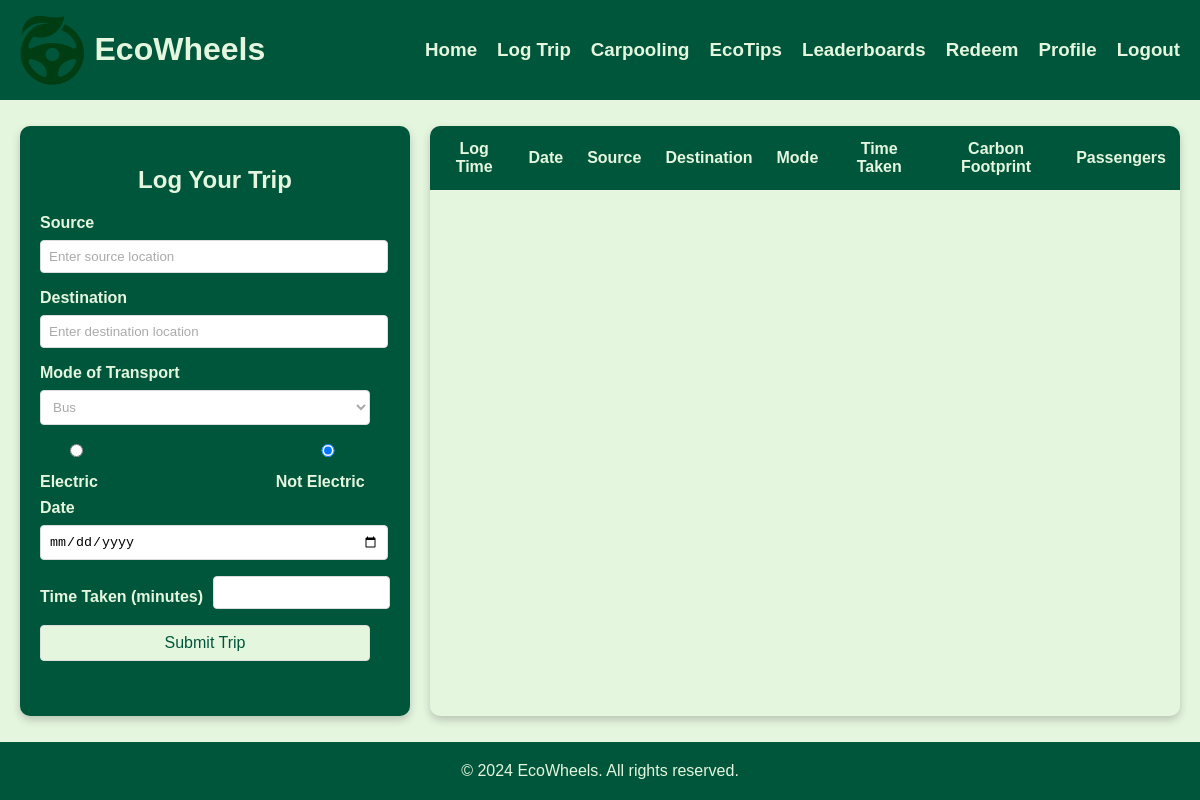
Before: /logtrip/ (signed in) with the older database file.
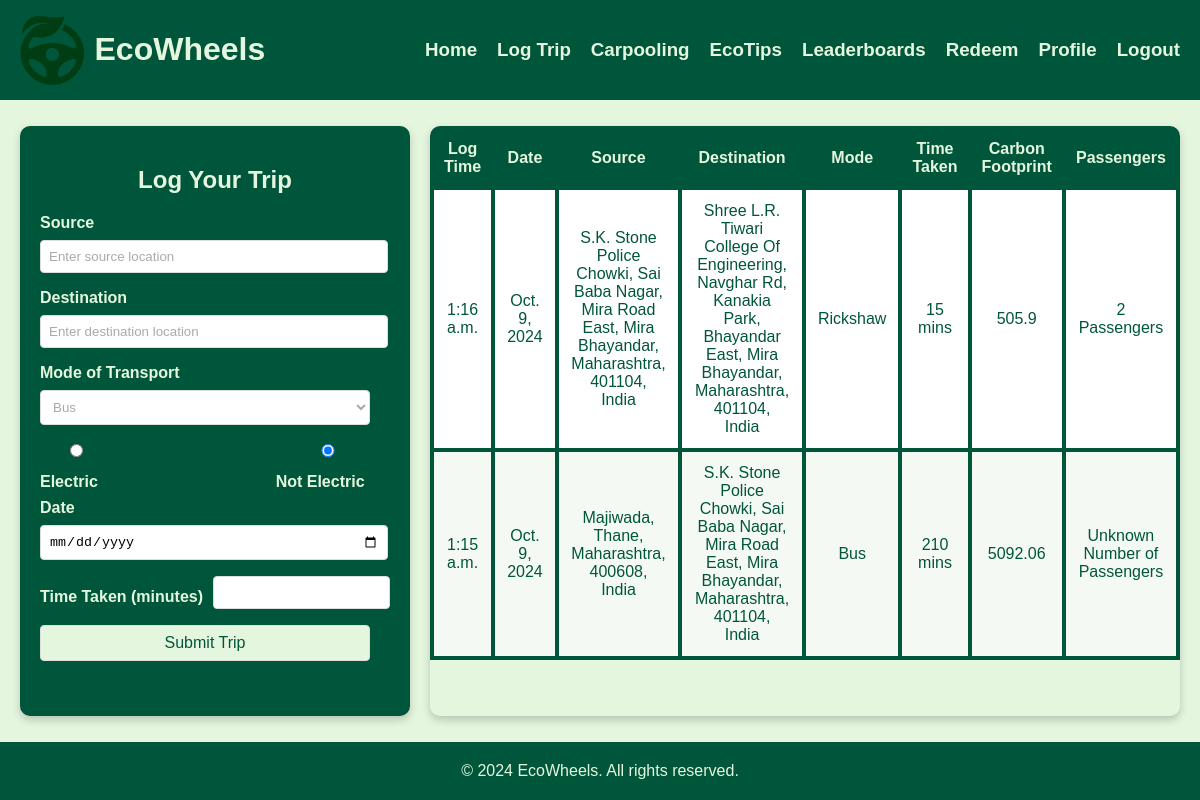
After: the same page with the newer database file.
### main/models.py (models this page shows, shortened)
class TravelLog(models.Model):
    user = models.ForeignKey(User, on_delete=models.CASCADE)
    source_address = models.CharField(max_length=255)
    destination_address = models.CharField(max_length=255)
    source_latitude = models.FloatField()
    source_longitude = models.FloatField()
    destination_latitude = models.FloatField()
    destination_longitude = models.FloatField()
    distance = models.FloatField()
    date = models.DateField()
    time_taken = models.CharField(max_length=100)
    time_duration_fetched = models.CharField(max_length=100)  # New field
    is_electric = models.BooleanField()
    mode_of_transport = models.CharField(max_length=50)
    carbon_footprint = models.FloatField()
    log_time = models.TimeField()

### main/views.py (the view, shortened to what this page needs)
# urls.py: path('logtrip/', mviews.logtrip,name='logtrip'),
@login_required(login_url='/login/')
def logtrip(request):
    user = request.user
    travellog = TravelLog.objects.filter(user=user).order_by('-date', '-log_time')
    context = {
        'travellog': travellog,
        'OLAMAPS_API': OLAMAPS_API
    }
    return render(request, 'main/logtrip.html', context)

### templates/main/logtrip.html (shortened to what this page needs)
{% extends 'main/base.html' %}
{% load static %}
{% block extra_head %}
<link rel="stylesheet" href="{% static 'css/logtrip.css'%}">
{% endblock %}
{% block content %}
<div class="main-container">
    <div class="form-container">
        <h2>Log Your Trip</h2>
        <form id="trip-form" action="{% url 'logtrip' %}" method="post">
            <label for="source">Source</label>
            <input type="text" id="source-input" name="source" placeholder="Enter source location" required />
            <label for="destination">Destination</label>
            <input type="text" id="destination-input" name="destination" placeholder="Enter destination location" required />
            <label for="mode-of-transport">Mode of Transport</label>
            <select id="mode-of-transport" name="mode_of_transport" required>
                <option value="bus">Bus</option>
            </select>
            <div class="form-row">
                <label><input type="radio" name="is_electric" value="yes"> Electric</label>
                <label><input type="radio" name="is_electric" value="no" checked> Not Electric</label>
            </div>
            <label for="date">Date</label>
            <input type="date" id="date" name="date" required />
            <div class="form-row">
                <label for="time-taken">Time Taken (minutes)</label>
                <input type="number" id="time-taken" name="time_taken" step="1" required />
            </div>
            <button type="submit">Submit Trip</button>
        </form>
    </div>
    <div class="trip-table-container">
        <table>
            <thead>
                <tr>
                    <th>Log Time</th>
                    <th>Date</th>
                    <th>Source</th>
                    <th>Destination</th>
                    <th>Mode</th>
                    <th>Time Taken</th>
                    <th>Carbon Footprint</th>
                    <th>Passengers</th>
                </tr>
            </thead>
            <tbody>
                {% for trip in travellog %}
                <tr>
                    <td>{{ trip.log_time }}</td>
                    <td>{{ trip.date }}</td>
                    <td>{{ trip.source_address }}</td>
                    <td>{{ trip.destination_address }}</td>
                    {% with mode=trip.mode_of_transport %}
                    <td>
                        {% if mode|last in "1234" %}
                            {{ mode|slice:":-1"|title }}
                        {% else %}
                            {{ mode|title }}
                        {% endif %}
                    </td>
                    {% endwith %}
                    <td>{{ trip.time_taken }} mins</td>
                    <td>{{ trip.carbon_footprint }}</td>
                    <td>
                        {% if trip.mode_of_transport|last == "1" %}
                            1 Passenger
                        {% elif trip.mode_of_transport|last == "2" %}
                            2 Passengers
                        {% elif trip.mode_of_transport|last == "3" %}
                            3 Passengers
                        {% elif trip.mode_of_transport|last == "4" %}
                            4 Passengers
                        {% else %}
                            Unknown Number of Passengers
                        {% endif %}
                    </td>
                </tr>
                {% endfor %}
            </tbody>
        </table>
    </div>
</div>
{% endblock %}

Changed rows visible on the page:
added TravelLog: log_time "1:16 a.m.", date "Oct. 9, 2024", source_address "S.K. Stone Police Chowki, Sai Baba Nagar, Mira Road East, Mira Bhayandar, Maharashtra, 401104, India", destination_address "Shree L.R. Tiwari College Of Engineering, Navghar Rd, Kanakia Park, Bhayandar East, Mira Bhayandar, Maharashtra, 401104, India", mode_of_transport "Rickshaw", time_taken "15", carbon_footprint "505.9", shows "2 Passengers"
added TravelLog: log_time "1:15 a.m.", date "Oct. 9, 2024", source_address "Majiwada, Thane, Maharashtra, 400608, India", destination_address "S.K. Stone Police Chowki, Sai Baba Nagar, Mira Road East, Mira Bhayandar, Maharashtra, 401104, India", mode_of_transport "Bus", time_taken "210", carbon_footprint "5092.06", shows "Unknown Number of Passengers"
